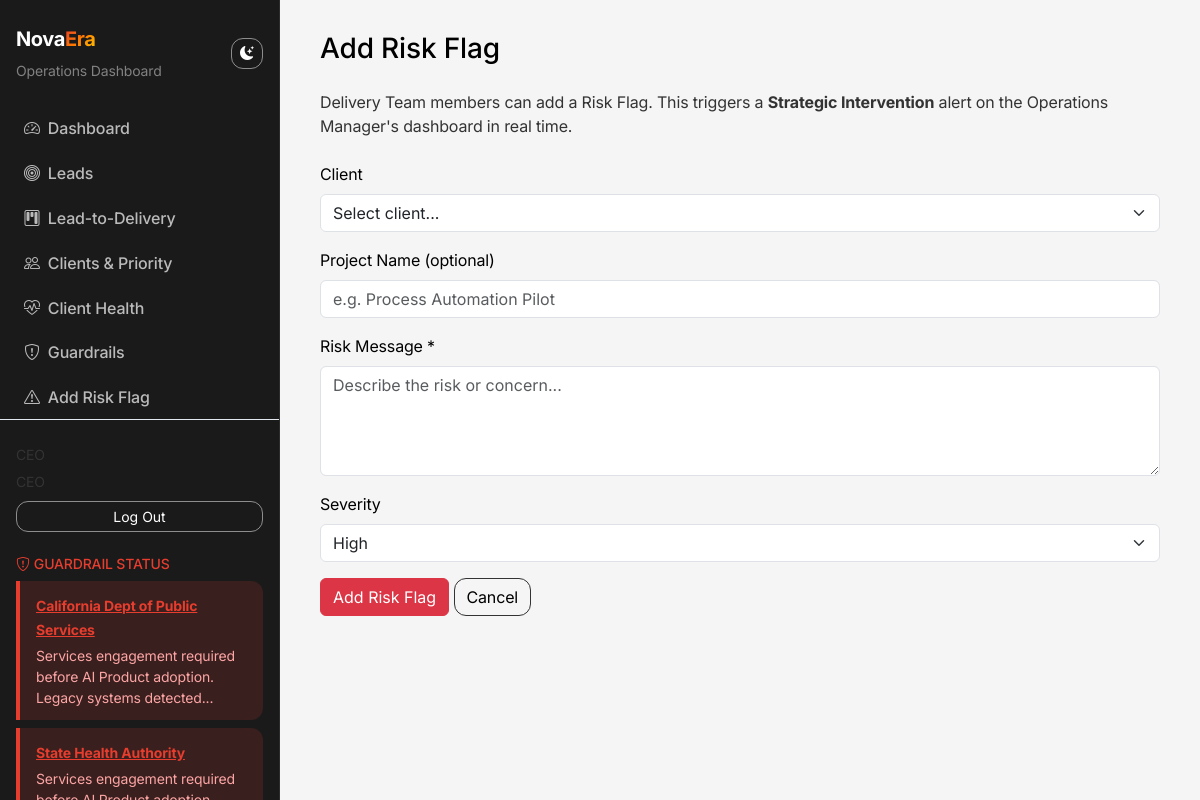
Page /risk-flag/add (signed in) on the committed database.
### models.py (models this page shows, shortened)
class User(UserMixin, db.Model):
    __tablename__ = "users"
    id = db.Column(db.Integer, primary_key=True)
    email = db.Column(db.String(120), unique=True, nullable=False)
    password_hash = db.Column(db.String(256), nullable=False)
    full_name = db.Column(db.String(200), nullable=False)
    role = db.Column(db.String(50), default=ROLE_EMPLOYEE)  # ceo, strategy_lead, employee
    created_at = db.Column(db.DateTime, default=datetime.utcnow)
    def has_full_access(self):
        return self.role in (ROLE_CEO, ROLE_STRATEGY_LEAD)

class Client(db.Model):
    __tablename__ = "clients"
    id = db.Column(db.Integer, primary_key=True)
    name = db.Column(db.String(200), nullable=False)
    legacy_systems = db.Column(db.String(500), default="")  # Comma-separated
    ai_readiness_score = db.Column(db.Integer, default=50)  # 1-100
    last_delivery_update = db.Column(db.DateTime, default=datetime.utcnow)
    revenue = db.Column(db.Float, default=0.0)  # Total (legacy)
    services_revenue = db.Column(db.Float, default=0.0)
    ai_product_revenue = db.Column(db.Float, default=0.0)
    trust_level = db.Column(db.Integer, default=50)  # 1-100 for Trust-Revenue matrix
    data_foundation_service_active = db.Column(db.Boolean, default=False)  # Guardrail
    engagement_start_date = db.Column(db.DateTime, nullable=True)  # For 6+ months check
    use_case_documented = db.Column(db.Boolean, default=False)
    delivery_capacity_confirmed = db.Column(db.Boolean, default=False)
    prior_pilot_success = db.Column(db.Boolean, default=False)
    budget_confirmed = db.Column(db.Boolean, default=False)
    handoff_checklist_complete = db.Column(db.Boolean, default=False)
    guardrail_flags = db.Column(db.Text, default="[]")  # JSON array of violated guardrails
    ai_use_cases = db.Column(db.Text, default="[]")
    technical_blockers = db.Column(db.Text, default="[]")
    key_stakeholders = db.Column(db.Text, default="[]")
    delivery_notes = db.Column(db.Text, default="")  # Services view - embedded team notes
    problem_priority = db.Column(db.Text, default="")  # For AI enrichment
    analysis_updated_at = db.Column(db.DateTime, nullable=True)
    assigned_to_id = db.Column(db.Integer, db.ForeignKey("users.id"), nullable=True)  # Employee working on client
    approver_id = db.Column(db.Integer, db.ForeignKey("users.id"), nullable=True)  # Responsible for approval
    ai_feature_request = db.Column(db.Text, default="")  # What AI feature the client wants to build
    created_at = db.Column(db.DateTime, default=datetime.utcnow)
    updated_at = db.Column(db.DateTime, default=datetime.utcnow, onupdate=datetime.utcnow)
    assigned_to = db.relationship("User", foreign_keys=[assigned_to_id])
    approver = db.relationship("User", foreign_keys=[approver_id])

### app.py (the view, shortened to what this page needs)
    @app.route("/risk-flag/add", methods=["GET", "POST"])
    @login_required
    def add_risk_flag():
        clients = [c for c in Client.query.all() if can_view_confidential(c)]
        return render_template("add_risk_flag.html", clients=clients)

### services/auth_utils.py (called while the page is built)
def can_view_confidential(client):
    if not current_user or not current_user.is_authenticated:
        return False
    if current_user.has_full_access():
        return True
    return ClientPermission.query.filter_by(
        user_id=current_user.id, client_id=client.id
    ).first() is not None

def can_grant_permissions():
    if not current_user or not current_user.is_authenticated:
        return False
    return current_user.role in (ROLE_CEO, ROLE_STRATEGY_LEAD)

### services/guardrails.py (called while the page is built)
def get_guardrail_violations_for_clients(clients) -> List[dict]:
    result = []
    for c in clients:
        ok, warnings = validate_deal(c)
        if not ok and warnings:
            result.append({"client": c, "warnings": warnings})
    return result

### templates/add_risk_flag.html (shortened to what this page needs)
{% extends "base.html" %}
{% block content %}
<h1 class="h3 mb-4 theme-text">Add Risk Flag</h1>
<p class="theme-muted mb-4">Delivery Team members can add a Risk Flag. This triggers a <strong>Strategic Intervention</strong> alert on the Operations Manager's dashboard in real time.</p>
{% if not clients %}
<div class="alert alert-info theme-text">You do not have access to add risk flags for any clients. Contact your CEO or Strategy Lead to request access.</div>
{% else %}
<form method="post" id="risk-flag-form">
    <div class="mb-3">
        <label for="client_id" class="form-label">Client</label>
        <select class="form-select" id="client_id" name="client_id" required>
            <option value="">Select client...</option>
        </select>
    </div>
    <div class="mb-3">
        <label for="project_name" class="form-label">Project Name (optional)</label>
        <input type="text" class="form-control" id="project_name" name="project_name" placeholder="e.g. Process Automation Pilot">
    </div>
    <div class="mb-3">
        <label for="message" class="form-label">Risk Message *</label>
        <textarea class="form-control" id="message" name="message" rows="4" required placeholder="Describe the risk or concern..."></textarea>
    </div>
    <div class="mb-3">
        <label for="severity" class="form-label">Severity</label>
        <select class="form-select" id="severity" name="severity">
            <option value="high" selected>High</option>
        </select>
    </div>
    <button type="submit" class="btn btn-danger">Add Risk Flag</button>
    <a href="{{ url_for('dashboard') }}" class="btn btn-outline-secondary">Cancel</a>
</form>
{% endif %}
{% endblock %}

### templates/base.html (shortened to what this page needs)
<!DOCTYPE html>
<html lang="en" id="html-theme">
<head>
    <link href="https://cdn.jsdelivr.net/npm/bootstrap@5.3.2/dist/css/bootstrap.min.css" rel="stylesheet">
    <link href="https://cdn.jsdelivr.net/npm/bootstrap-icons@1.11.1/font/bootstrap-icons.css" rel="stylesheet">
</head>
<body>
    <nav class="sidebar">
        <div class="px-3 mb-4 d-flex justify-content-between align-items-center">
            <div>
                <div class="novaera-logo mb-1"><span class="nova">Nova</span><span class="era">Era</span></div>
                <small class="text-secondary opacity-75">Operations Dashboard</small>
            </div>
            <button type="button" class="btn btn-sm btn-outline-light" id="theme-toggle" title="Toggle light/dark mode" aria-label="Toggle theme">
                <i class="bi bi-moon-stars-fill" id="theme-icon"></i>
            </button>
        </div>
        <ul class="nav flex-column">
            <li class="nav-item"><a class="nav-link {% if request.endpoint == 'dashboard' %}active{% endif %}" href="{{ url_for('dashboard') }}"><i class="bi bi-speedometer2 me-2"></i>Dashboard</a></li>
            <li class="nav-item"><a class="nav-link {% if request.endpoint == 'leads' %}active{% endif %}" href="{{ url_for('leads') }}"><i class="bi bi-bullseye me-2"></i>Leads</a></li>
            <li class="nav-item"><a class="nav-link {% if request.endpoint == 'kanban' %}active{% endif %}" href="{{ url_for('kanban') }}"><i class="bi bi-kanban me-2"></i>Lead-to-Delivery</a></li>
            <li class="nav-item"><a class="nav-link {% if request.endpoint == 'clients' %}active{% endif %}" href="{{ url_for('clients') }}"><i class="bi bi-people me-2"></i>Clients & Priority</a></li>
            <li class="nav-item"><a class="nav-link {% if request.endpoint == 'client_health' %}active{% endif %}" href="{{ url_for('client_health') }}"><i class="bi bi-heart-pulse me-2"></i>Client Health</a></li>
            <li class="nav-item"><a class="nav-link {% if request.endpoint == 'guardrails' %}active{% endif %}" href="{{ url_for('guardrails') }}"><i class="bi bi-shield-exclamation me-2"></i>Guardrails</a></li>
            <li class="nav-item"><a class="nav-link" href="{{ url_for('add_risk_flag') }}"><i class="bi bi-exclamation-triangle me-2"></i>Add Risk Flag</a></li>
        </ul>
        <div class="mt-auto px-3 pt-4 border-top border-secondary">
            <small class="theme-muted d-block mb-1">{{ current_user.full_name or current_user.email }}</small>
            <small class="text-uppercase theme-muted">{{ current_user.role.replace('_',' ') }}</small>
            <form method="post" action="{{ url_for('logout') }}" class="mt-2">
                <button type="submit" class="btn btn-sm btn-outline-light w-100">Log Out</button>
            </form>
        </div>
        {% if guardrail_violations is defined and guardrail_violations %}
        <div class="mt-4 px-3">
            <h6 class="text-high-risk small text-uppercase mb-2"><i class="bi bi-shield-exclamation me-1"></i>Guardrail Status</h6>
            {% for g in guardrail_violations %}
            <div class="guardrail-sidebar">
                <a href="{{ url_for('client_detail', id=g.client.id) }}" class="text-high-risk small fw-bold">{{ g.client.name }}</a>
                <div class="small mt-1">{{ g.warnings[0][:80] }}...</div>
            </div>
            {% endfor %}
        </div>
        {% endif %}
    </nav>
    <main class="main-content">
        {% block content %}{% endblock %}
    </main>
    <div id="alert-container" class="position-fixed top-0 end-0 p-3" style="z-index: 9998; max-width: 400px;"></div>
</body>
</html>

### templates/base.html (style rules this page uses)
:root { --sidebar-width: 280px; --novaera-red: #E63D2E; --novaera-orange: #FF7A00; --novaera-yellow: #FFC800; --novaera-white: #FFFFFF; --novaera-black: #000000; --accent-gradient: linear-gradient(135deg, #E63D2E 0%, #FF7A00 50%, #FFC800 100%); }
:root, [data-theme="light"] { --bg-body: #f5f5f5; --bg-sidebar: #1a1a1a; --text-primary: #000000; --text-secondary: #333333; --text-muted: #555555; --card-bg: #ffffff; --card-border: #e5e5e5; --link-color: #000000; --sidebar-text: #ffffff; --sidebar-hover: rgba(255,255,255,0.08); --sidebar-border: rgba(255,255,255,0.08); }
body { font-family: 'Inter', 'Segoe UI', system-ui, sans-serif; background: var(--bg-body); min-height: 100vh; color: var(--text-primary); letter-spacing: -0.01em; }
.sidebar { position: fixed; top: 0; left: 0; width: var(--sidebar-width); height: 100vh; background: var(--bg-sidebar); color: var(--sidebar-text); padding: 1.5rem 0; z-index: 1000; border-right: 1px solid var(--sidebar-border); }
.sidebar .nav-link { color: rgba(255,255,255,0.7); padding: 0.65rem 1.5rem; font-weight: 500; transition: all 0.2s ease; }
.sidebar .text-secondary { color: rgba(255,255,255,0.6) !important; }
.main-content { margin-left: var(--sidebar-width); padding: 2rem 2.5rem; min-height: 100vh; }
.guardrail-sidebar { background: rgba(230, 61, 46, 0.15); border-left: 4px solid var(--novaera-red); border-radius: 0 12px 12px 0; padding: 0.75rem 1rem; margin-bottom: 0.5rem; }
.guardrail-sidebar .small { color: #fca5a5; }
[data-theme="light"] .border-secondary { border-color: #e2e8f0 !important; }
.theme-text { color: var(--text-primary) !important; }
.theme-muted { color: var(--text-secondary) !important; }
.text-high-risk { color: #E63D2E !important; }
.btn-outline-secondary { border-color: var(--text-secondary); color: var(--text-primary); border-radius: 12px; background: transparent; }
.btn-outline-light { border-color: var(--text-secondary); color: var(--text-primary); border-radius: 12px; background: transparent; }
.sidebar .btn-outline-light { border-color: rgba(255,255,255,0.5) !important; color: #fff !important; }
.novaera-logo { font-weight: 700; font-size: 1.25rem; letter-spacing: -0.02em; }
.novaera-logo .nova { color: #fff; }
.novaera-logo .era { background: var(--accent-gradient); -webkit-background-clip: text; -webkit-text-fill-color: transparent; background-clip: text; }
.form-label { color: var(--text-primary) !important; }

### rows in the picture
User: full_name "CEO", role.replace "CEO"
Client: client.name "California Dept of Public Services"
Client: client.name "State Health Authority"

### other values in the picture
{{ g.warnings[0][:80] }} "Services engagement required before AI Product adoption. Legacy systems detected" "Services engagement required…"
